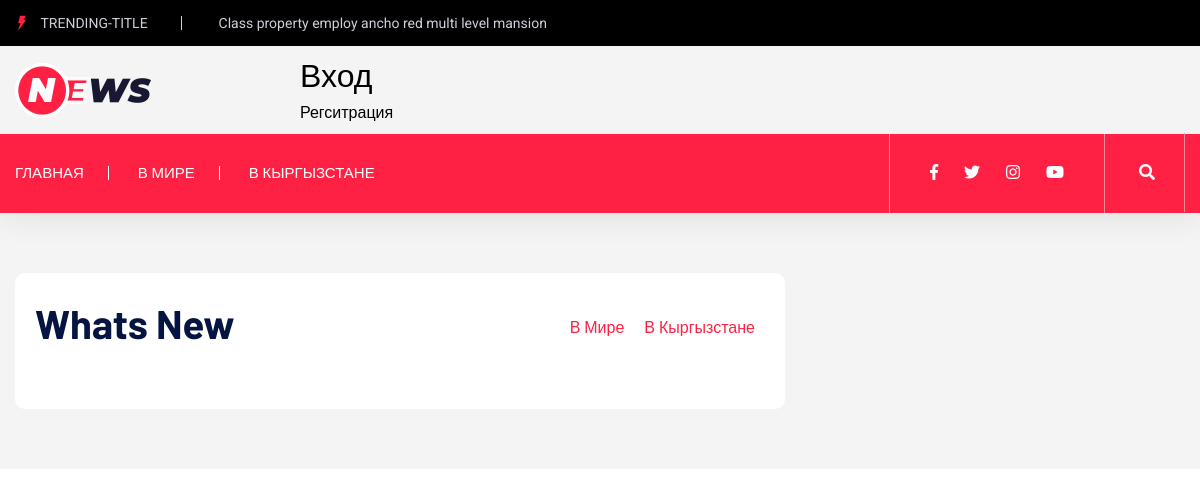
The page /category/vmire/ on the database as committed earlier.
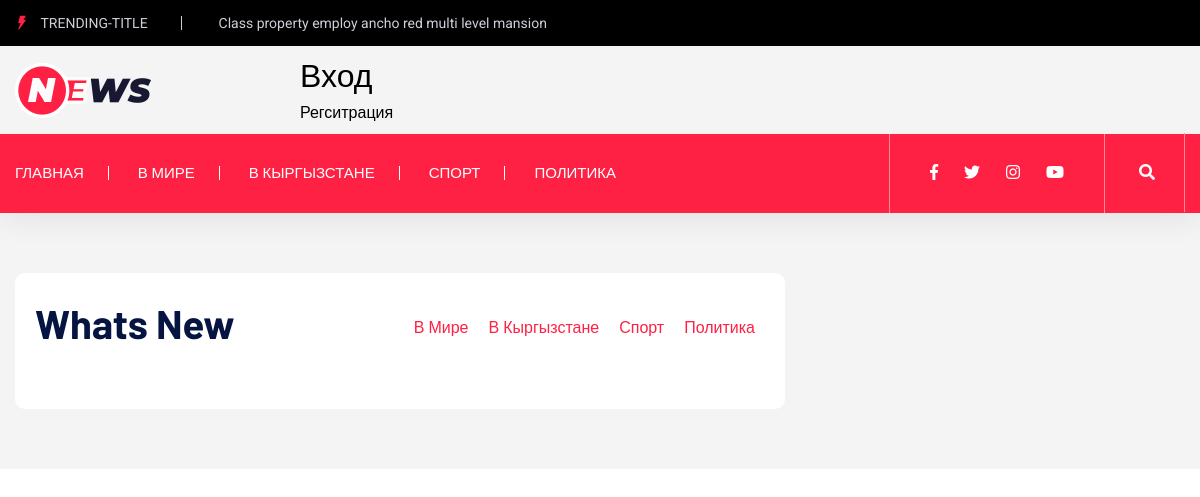
The same page on the database as committed later.
### main/models.py (models this page shows, shortened)
class Category(models.Model):
    name = models.CharField(max_length=100)
    slug = models.SlugField(unique=True, blank=True)

### main/views.py (the view)
# urls.py: path('category/<slug:slug>/', views.category_view, name='category'),
def category_view(request, slug):
    categories = Category.objects.all()
    category = get_object_or_404(Category, slug=slug)
    news_list = News.objects.filter(
    category=category,
    slug__isnull=False).exclude(slug='').order_by('-published_date')
    return render(request, 'main/category.html', {'category': category, 'news_list': news_list, 'categories': categories})

### main/templates/main/category.html (shortened to what this page needs)
{% extends 'main/base.html' %}
{% load static %}
{% block content %}
    <div class="about-area2 gray-bg pt-60 pb-60">
        <div class="container">
                <div class="row">
                <div class="col-lg-8">
                    <div class="whats-news-wrapper">
                            <div class="row justify-content-between align-items-end mb-15">
                                <div class="col-xl-4">
                                    <div class="section-tittle mb-30">
                                        <h3>Whats New</h3>
                                    </div>
                                </div>
                                <div class="col-xl-8 col-md-9">
                                    <div class="properties__button">
                                        <nav>
                                            <div class="nav nav-tabs" id="nav-tab" role="tablist">
                                                {% for cat in categories %}
                                                <a class="nav-item nav-link active" id="nav-home-tab" data-toggle="tab" href="{% url 'main:category' cat.slug %}" role="tab" aria-controls="nav-home" aria-selected="true">{{ cat.name }}</a>
                                                {% endfor %}
                                            </div>
                                        </nav>
                                    </div>
                                </div>
                            </div>
                            <div class="row">
                                <div class="col-12">
                                    <div class="tab-content" id="nav-tabContent">
                                        <div class="tab-pane fade show active" id="nav-home" role="tabpanel" aria-labelledby="nav-home-tab">
                                            <div class="row">
                                                <div class="col-xl-6 col-lg-6 col-md-6">
                                                    </div>
                                                </div>
                                    </div>
{% endblock %}

### main/templates/main/base.html (shortened to what the changed rows need)
{% load static %}
<!doctype html>
<html class="no-js" lang="zxx">
<head>
    <link rel="stylesheet" href="{% static 'assets/css/bootstrap.min.css' %}">
    <link rel="stylesheet" href="{% static 'assets/css/owl.carousel.min.css' %}">
    <link rel="stylesheet" href="{% static 'assets/css/ticker-style.css' %}">
    <link rel="stylesheet" href="{% static 'assets/css/flaticon.css' %}">
    <link rel="stylesheet" href="{% static 'assets/css/slicknav.css' %}">
    <link rel="stylesheet" href="{% static 'assets/css/animate.min.css' %}">
    <link rel="stylesheet" href="{% static 'assets/css/magnific-popup.css' %}">
    <link rel="stylesheet" href="{% static 'assets/css/fontawesome-all.min.css' %}">
    <link rel="stylesheet" href="{% static 'assets/css/themify-icons.css' %}">
    <link rel="stylesheet" href="{% static 'assets/css/slick.css' %}">
    <link rel="stylesheet" href="{% static 'assets/css/nice-select.css' %}">
    <link rel="stylesheet" href="{% static 'assets/css/style.css' %}">
</head>
<body>
<header>
    <div class="header-area">
        <div class="main-header ">
            <div class="header-mid gray-bg">
                <div class="container">
                    <div class="row d-flex align-items-center">
                        <div class="auth-buttons">
                {% if user.is_authenticated %}
                    <h2><a style="color: black;"         href="{% url 'main:create_news' %}" class="add-button">Создать</h2>
                    </a>
                    <h2><a style="color: black;"  href="{% url 'user_app:logout' %}" class="logout-button">Выход</h2>
                    </a>
                {% else %}
                    <h2><a style="color: black;"  href="{% url 'user_app:login' %}" class="login-button">Вход</h2>
                {% endif %}
            </div>
                    </div>
                </div>
            </div>
            <div class="header-bottom header-sticky">
                <div class="container">
                    <div class="row align-items-center">
                        <div class="col-xl-8 col-lg-8 col-md-12 header-flex">
                            <div class="main-menu d-none d-md-block">
                                <nav>
                                    <ul >
                                        {% for cat in categories %}
                                        <li><a href="{% url 'main:category' cat.slug %}">{{ cat.name }}</a></li>
                                        {% endfor %}
                                    </ul>
                                </nav>
                            </div>
                        </div>
                    </div>
                </div>
            </div>
        </div>
    </div>
</header>
    <main>
        {% block content %}
        {% endblock %}
    </main>

Rows that differ between the two databases and show on the page:
added Category: name "СПОРТ", name "Спорт"
added Category: name "ПОЛИТИКА", name "Политика"
